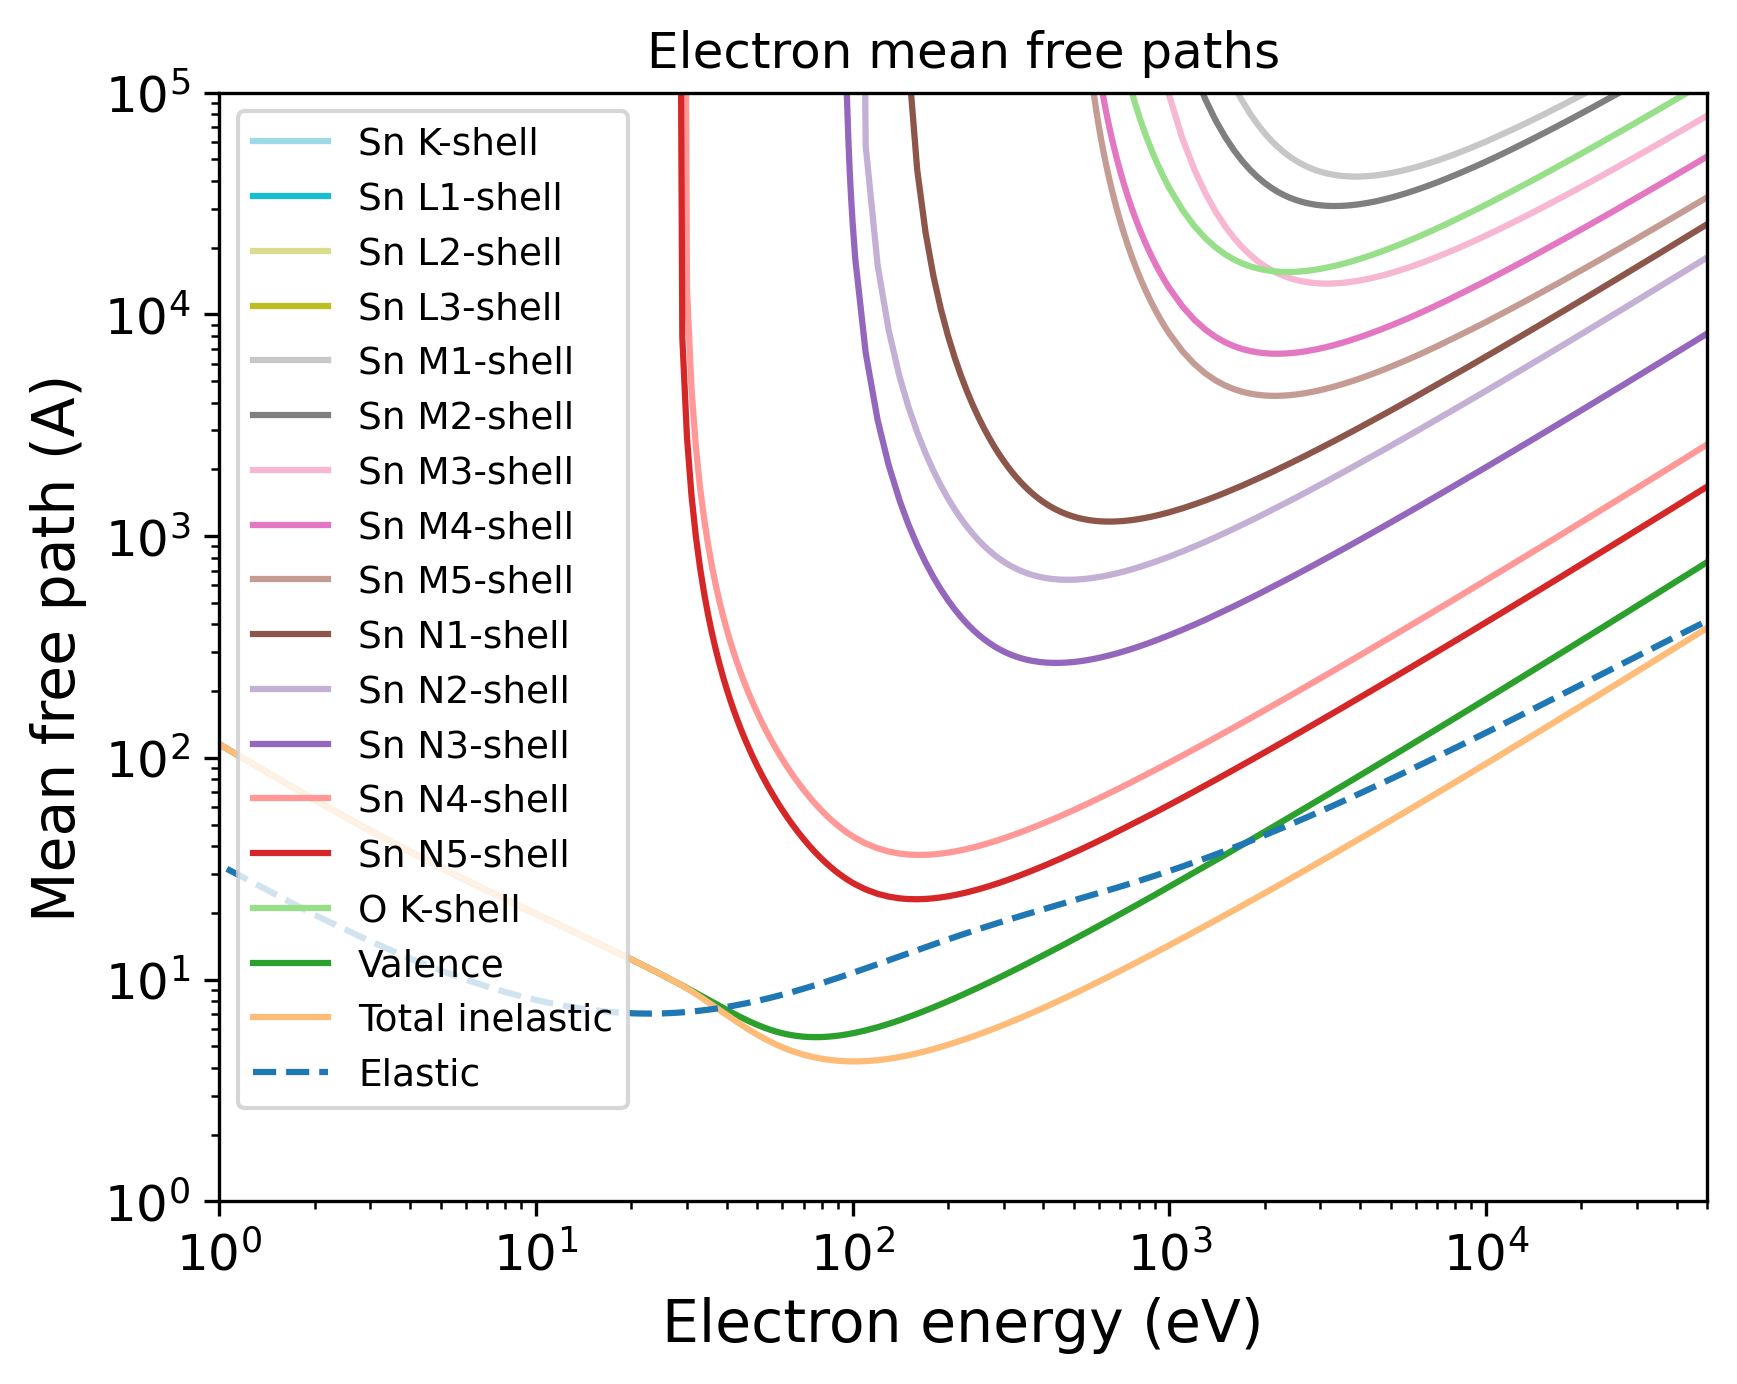

This figure's Python source:
import pandas as pd
import numpy as np
import matplotlib.pyplot as plt
import matplotlib.cm as cm
# Set the format:
plt.xlabel("Electron energy (eV)", fontsize=14)
plt.ylabel("Mean free path (A)", fontsize=14)
plt.xticks(fontsize=12)
plt.yticks(fontsize=12)
plt.grid(False)
# Set the axes:
# Read the output file:
df = pd.read_csv(r"OUTPUT_SnO_Electron_IMFP.dat", sep=r'\s+', header=None, comment="#", skipinitialspace=True)
plt.xscale("log")
plt.yscale("log")
# Prepare the plot:
columns_to_plot = [ 1, 2, 3, 4, 5, 6, 7, 8, 9, 10, 11, 12, 13, 14, 15, 16, 17]
labels = [ "Sn K-shell", "Sn L1-shell", "Sn L2-shell", "Sn L3-shell", "Sn M1-shell", "Sn M2-shell", "Sn M3-shell", "Sn M4-shell", "Sn M5-shell", "Sn N1-shell", "Sn N2-shell", "Sn N3-shell", "Sn N4-shell", "Sn N5-shell", "O K-shell", "Valence", "Total inelastic"]
# Create N distinct colors from a colormap
N = len(columns_to_plot)
colors = plt.cm.tab20(np.linspace(1, 0, 20))
# Set line styles:
linestyles = [ "-", "-", "-", "-", "-", "-", "-", "-", "-", "-", "-", "-", "-", "-", "-", "-", "-"]
for i, col in enumerate(columns_to_plot):
    color = colors[i % len(colors)]
    ls    = linestyles[i % len(linestyles)]
    label = labels[i % len(labels)]
    plt.plot(df.iloc[:, 0], df.iloc[:, col],
    color=color,
    label=label,
    linestyle=ls)
# Add a curve from the second file
df2 = pd.read_csv(r"OUTPUT_SnO_Electron_EMFP.dat", sep=r'\s+', header=None, comment="#", skipinitialspace=True)
columns_to_plot2 = [ 3]
labels2 = [ "Elastic"]
# Create second part of the plot:
for col, label in zip(columns_to_plot2, labels2):
    plt.plot(df2.iloc[:, 0], df2.iloc[:, col], label=label, linestyle="--")
plt.xlim(1.00000000,50000.00000000)
plt.ylim(1.00000000,100000.00000000)
plt.title("Electron mean free paths")
plt.legend(loc="best", fontsize=9)
# Save the plot in this format:
plt.savefig("OUTPUT_MFP_electron.png", dpi=300, bbox_inches="tight")
